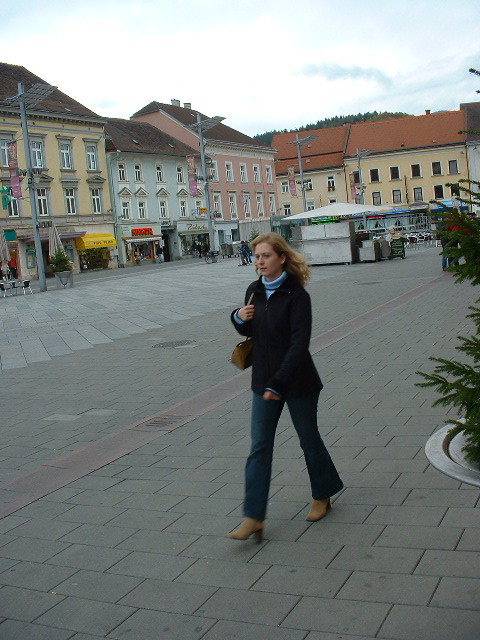
#> input picture sample_data/sample001.png, 480 x 640 px
$ python hog_feature1.py   (Python 2 division)   (older library calls are emulated)
#> lines starting #> are read from the running program, lines starting #| are printed output that depends on the picture; after the words box and inside, x2 and y2 are one past the last pixel; in counts of white or black regions, pixels touching at a corner belong together
import cv2
import numpy as np
import math
import matplotlib.pyplot as plt


class Hog_descriptor():
    def __init__(self, img, cell_size=16, bin_size=8):
        self.img = img
        self.img = np.sqrt(img / np.max(img))
        self.img = img * 255
        self.cell_size = cell_size
        self.bin_size = bin_size
        self.angle_unit = 360 / self.bin_size
        assert type(self.bin_size) == int, "bin_size should be integer,"
        assert type(self.cell_size) == int, "cell_size should be integer,"
        assert type(self.angle_unit) == int, "bin_size should be divisible by 360"

    def extract(self):
        height, width = self.img.shape
        gradient_magnitude, gradient_angle = self.global_gradient()
        gradient_magnitude = abs(gradient_magnitude)
        cell_gradient_vector = np.zeros((height / self.cell_size, width / self.cell_size, self.bin_size))
        for i in range(cell_gradient_vector.shape[0]):
            for j in range(cell_gradient_vector.shape[1]):
                cell_magnitude = gradient_magnitude[i * self.cell_size:(i + 1) * self.cell_size,
                                 j * self.cell_size:(j + 1) * self.cell_size]
                cell_angle = gradient_angle[i * self.cell_size:(i + 1) * self.cell_size,
                             j * self.cell_size:(j + 1) * self.cell_size]
                cell_gradient_vector[i][j] = self.cell_gradient(cell_magnitude, cell_angle)

        hog_image = self.render_gradient(np.zeros([height, width]), cell_gradient_vector)
        hog_vector = []
        for i in range(cell_gradient_vector.shape[0] - 1):
            for j in range(cell_gradient_vector.shape[1] - 1):
                block_vector = []
                block_vector.extend(cell_gradient_vector[i][j])
                block_vector.extend(cell_gradient_vector[i][j + 1])
                block_vector.extend(cell_gradient_vector[i + 1][j])
                block_vector.extend(cell_gradient_vector[i + 1][j + 1])
                mag = lambda vector: math.sqrt(sum(i ** 2 for i in vector))
                magnitude = mag(block_vector)
                if magnitude != 0:
                    normalize = lambda block_vector, magnitude: [element / magnitude for element in block_vector]
                    block_vector = normalize(block_vector, magnitude)
                hog_vector.append(block_vector)
        return hog_vector, hog_image

    def global_gradient(self):
        gradient_values_x = cv2.Sobel(self.img, cv2.CV_64F, 1, 0, ksize=5)
        gradient_values_y = cv2.Sobel(self.img, cv2.CV_64F, 0, 1, ksize=5)
        gradient_magnitude = cv2.addWeighted(gradient_values_x, 0.5, gradient_values_y, 0.5, 0)
        gradient_angle = cv2.phase(gradient_values_x, gradient_values_y, angleInDegrees=True)
        return gradient_magnitude, gradient_angle

    def cell_gradient(self, cell_magnitude, cell_angle):
        orientation_centers = [0] * self.bin_size
        for i in range(cell_magnitude.shape[0]):
            for j in range(cell_magnitude.shape[1]):
                gradient_strength = cell_magnitude[i][j]
                gradient_angle = cell_angle[i][j]
                min_angle, max_angle, mod = self.get_closest_bins(gradient_angle)
                orientation_centers[min_angle] += (gradient_strength * (1 - (mod / self.angle_unit)))
                orientation_centers[max_angle] += (gradient_strength * (mod / self.angle_unit))
        return orientation_centers

    def get_closest_bins(self, gradient_angle):
        idx = int(gradient_angle / self.angle_unit)
        mod = gradient_angle % self.angle_unit
        return idx, (idx + 1) % self.bin_size, mod

    def render_gradient(self, image, cell_gradient):
        cell_width = self.cell_size / 2
        max_mag = np.array(cell_gradient).max()
        for x in range(cell_gradient.shape[0]):
            for y in range(cell_gradient.shape[1]):
                cell_grad = cell_gradient[x][y]
                cell_grad /= max_mag
                angle = 0
                angle_gap = self.angle_unit
                for magnitude in cell_grad:
                    angle_radian = math.radians(angle)
                    x1 = int(x * self.cell_size + magnitude * cell_width * math.cos(angle_radian))
                    y1 = int(y * self.cell_size + magnitude * cell_width * math.sin(angle_radian))
                    x2 = int(x * self.cell_size - magnitude * cell_width * math.cos(angle_radian))
                    y2 = int(y * self.cell_size - magnitude * cell_width * math.sin(angle_radian))
                    cv2.line(image, (y1, x1), (y2, x2), int(255 * math.sqrt(magnitude)))
                    angle += angle_gap
        return image

img = cv2.imread('sample_data/sample001.png', cv2.IMREAD_GRAYSCALE)
#> img: shape (640, 480); min 0, max 255, mean 128.6
hog = Hog_descriptor(img, cell_size=8, bin_size=8)
#> in __init__, `self.img = np.sqrt(img / np.max(img))`:
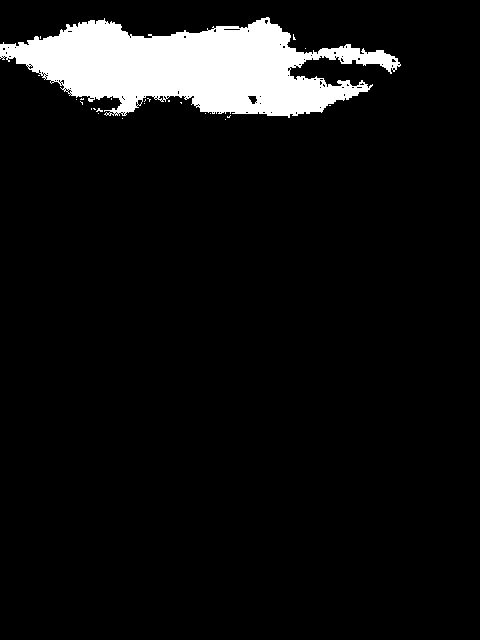
#> self.img: shape (640, 480) float16; values 0 (black) and 1 (white), 7.4% white; 24 white regions (23 under 20 px), largest, box (x1, y1, x2, y2) and area: (0, 17, 401, 118) 22626
#> in __init__, `self.img = img * 255`:
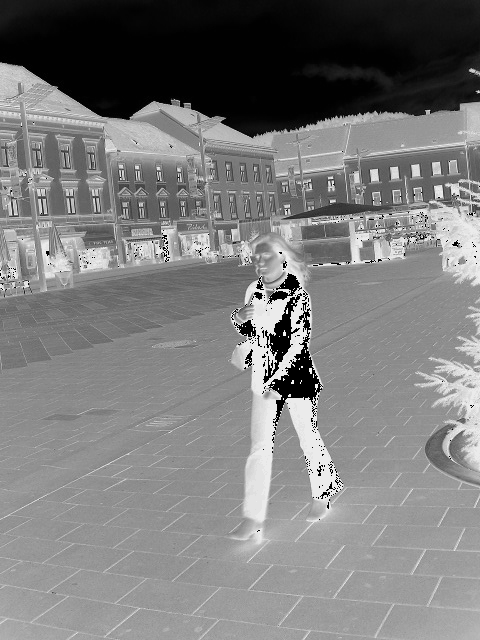
#> self.img: shape (640, 480); min 0, max 253, mean 123.7
vector, image = hog.extract()
#> in global_gradient, `gradient_values_x = cv2.Sobel(self.img, cv2.CV_64F, 1, 0, ksize=5)`:
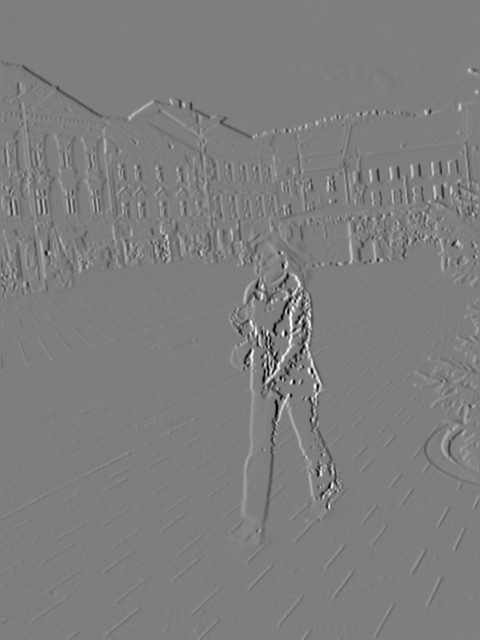
#> gradient_values_x: shape (640, 480) float64; min -11602, max 11819, mean 6; drawn with min black and max white
#> in global_gradient, `gradient_values_y = cv2.Sobel(self.img, cv2.CV_64F, 0, 1, ksize=5)`:
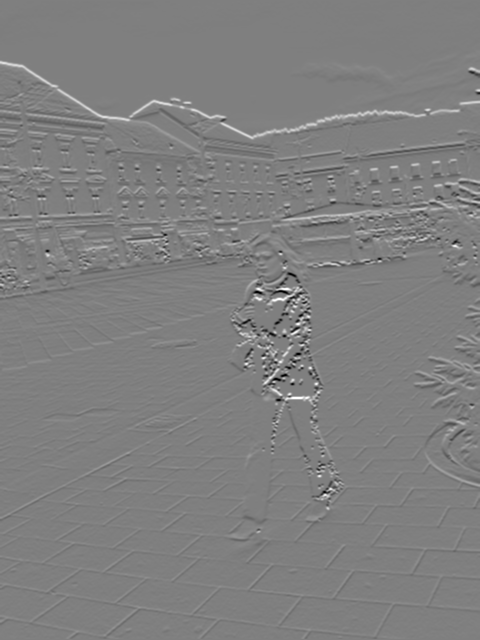
#> gradient_values_y: shape (640, 480) float64; min -11280, max 11280, mean 29.7; drawn with min black and max white
#> in global_gradient, `gradient_angle = cv2.phase(gradient_values_x, gradient_values_y, angle..`:
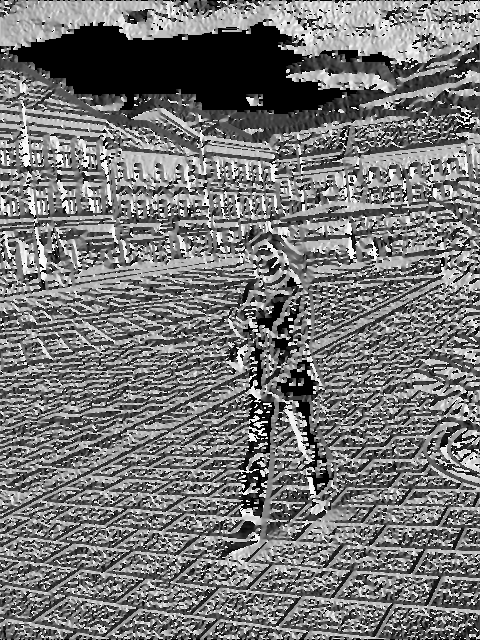
#> gradient_angle: shape (640, 480) float64; min 0, max 360, mean 166.1; drawn with min black and max white
#> in extract, `gradient_magnitude = abs(gradient_magnitude)`:
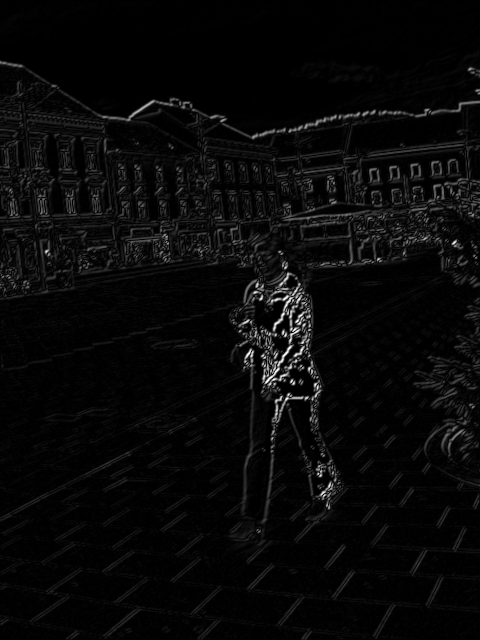
#> gradient_magnitude: shape (640, 480) float64; min 0, max 8370, mean 302.7; drawn with min black and max white
#> after the loop in render_gradient, `for x in range(cell_gradient.shape[0]):`:
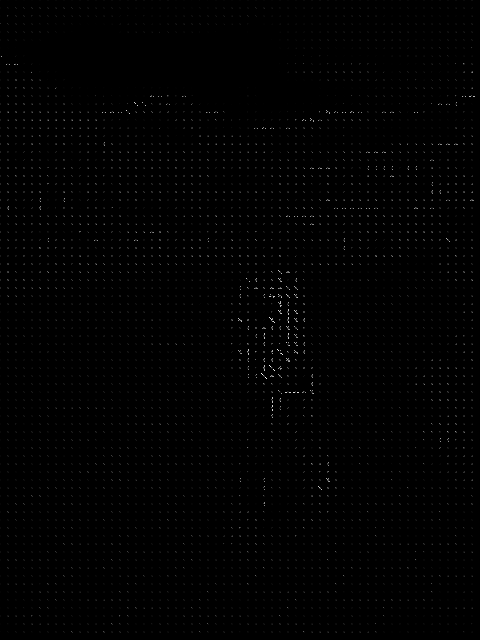
#> image: shape (640, 480) float64; min 0, max 255, mean 1.5
print np.array(vector).shape
#| (4661, 32)
plt.imshow(image, cmap=plt.cm.gray)
plt.show()

$ run again, with sample_data/sample003.png copied over sample_data/sample001.png
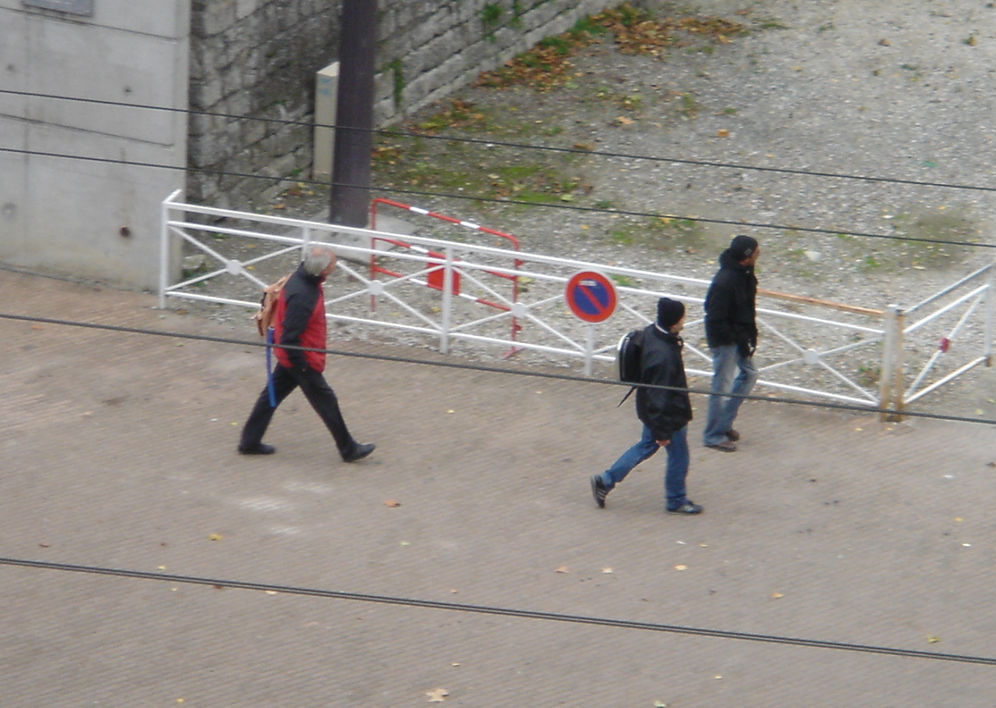
#> input picture sample_data/sample003.png, 996 x 708 px, shrunk from 1280 x 910 before the run
#> in global_gradient, `gradient_angle = cv2.phase(gradient_values_x, gradient_values_y, angle..`:
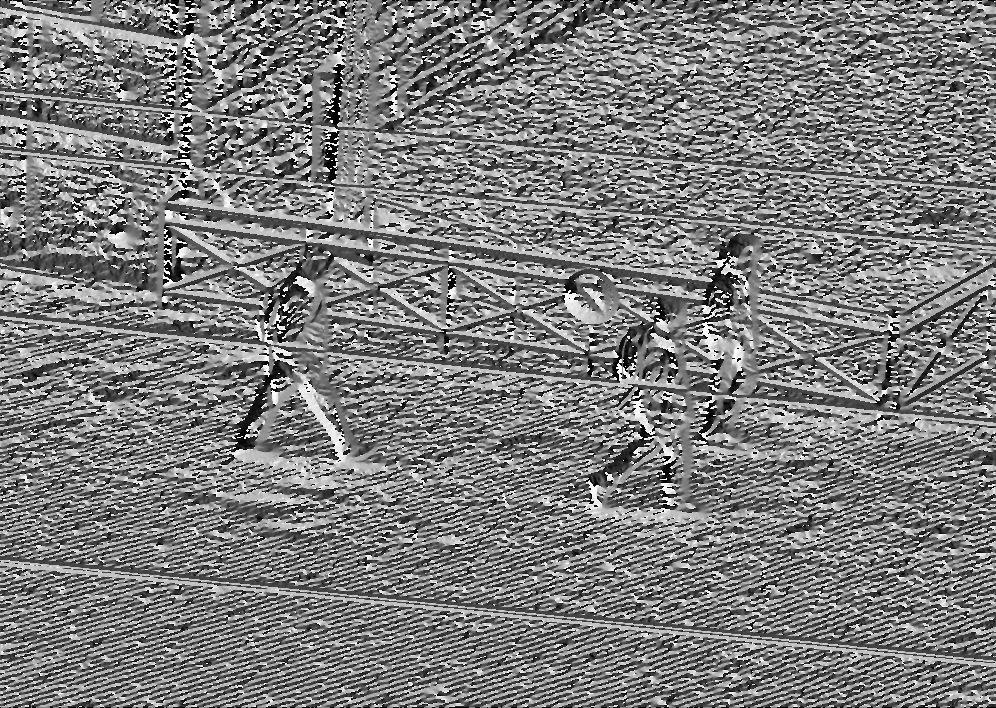
#> gradient_angle: shape (708, 996) float64; min 0, max 360, mean 176.6; drawn with min black and max white
#> after the loop in render_gradient, `for x in range(cell_gradient.shape[0]):`:
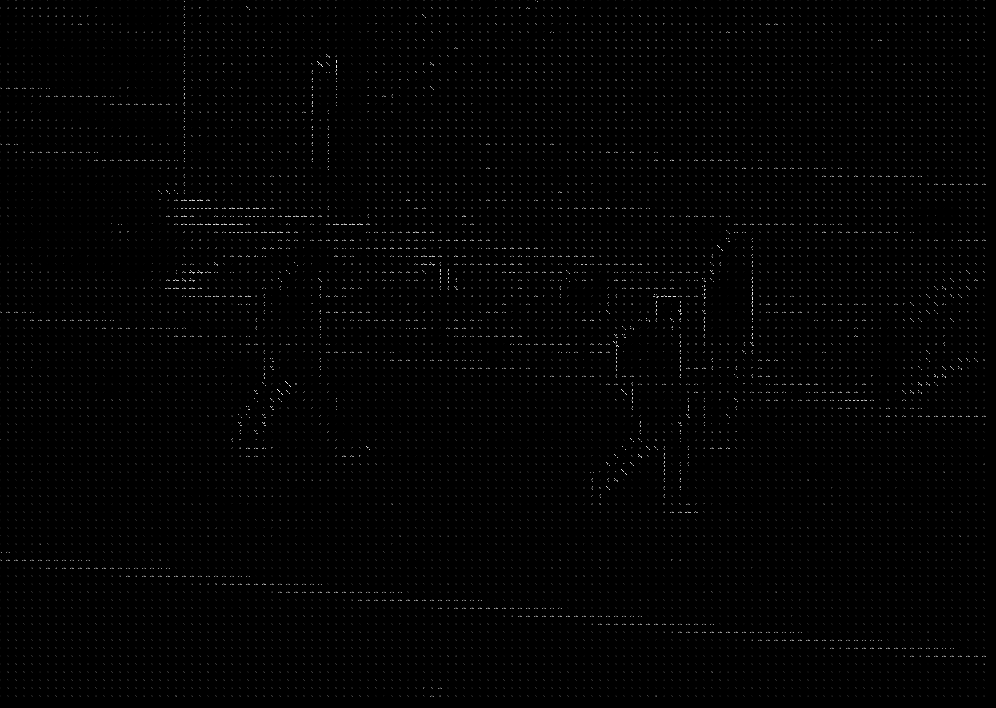
#> image: shape (708, 996) float64; min 0, max 255, mean 2.5
#| (10701, 32)
